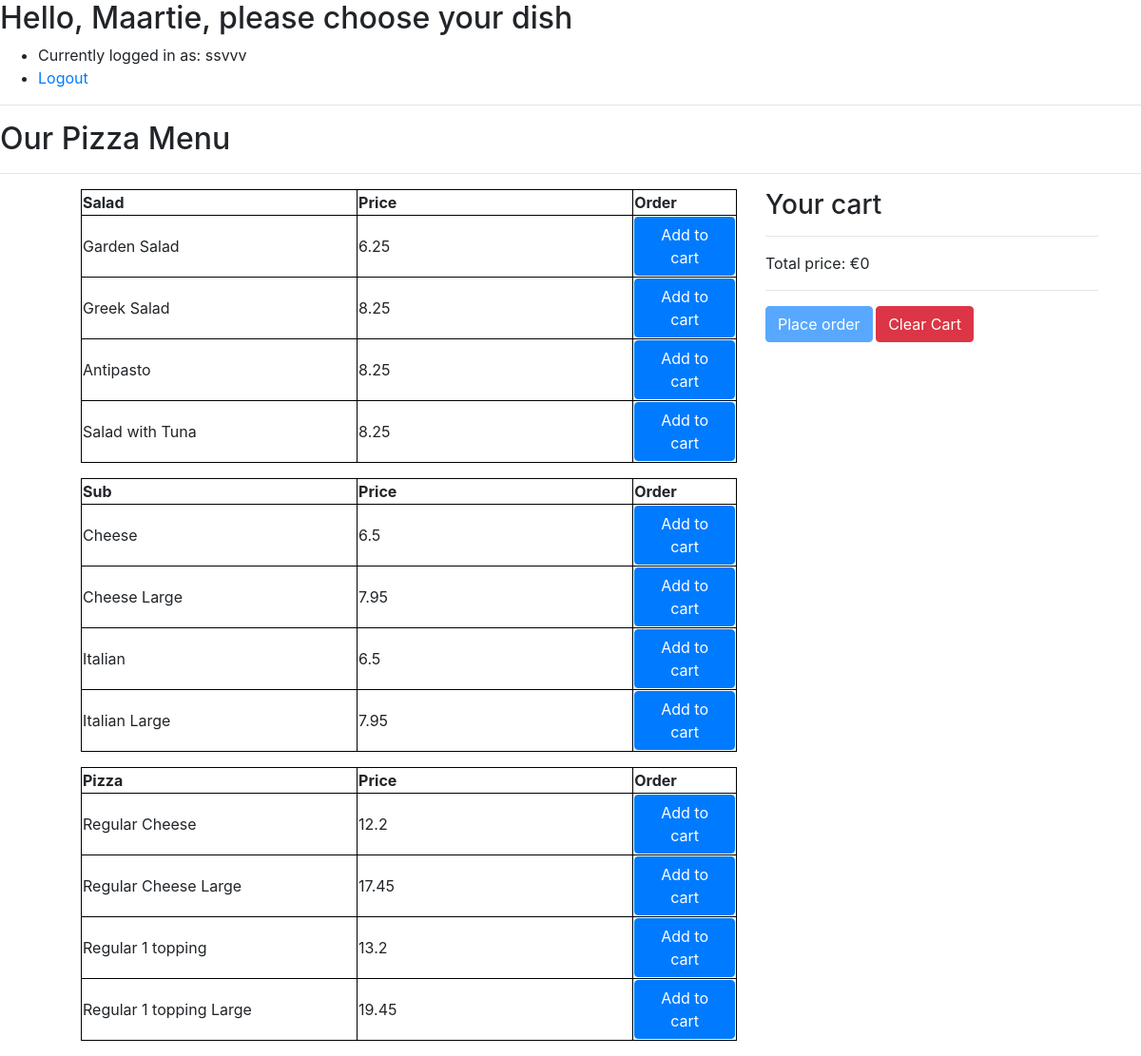
The app's page / (signed in), older data.
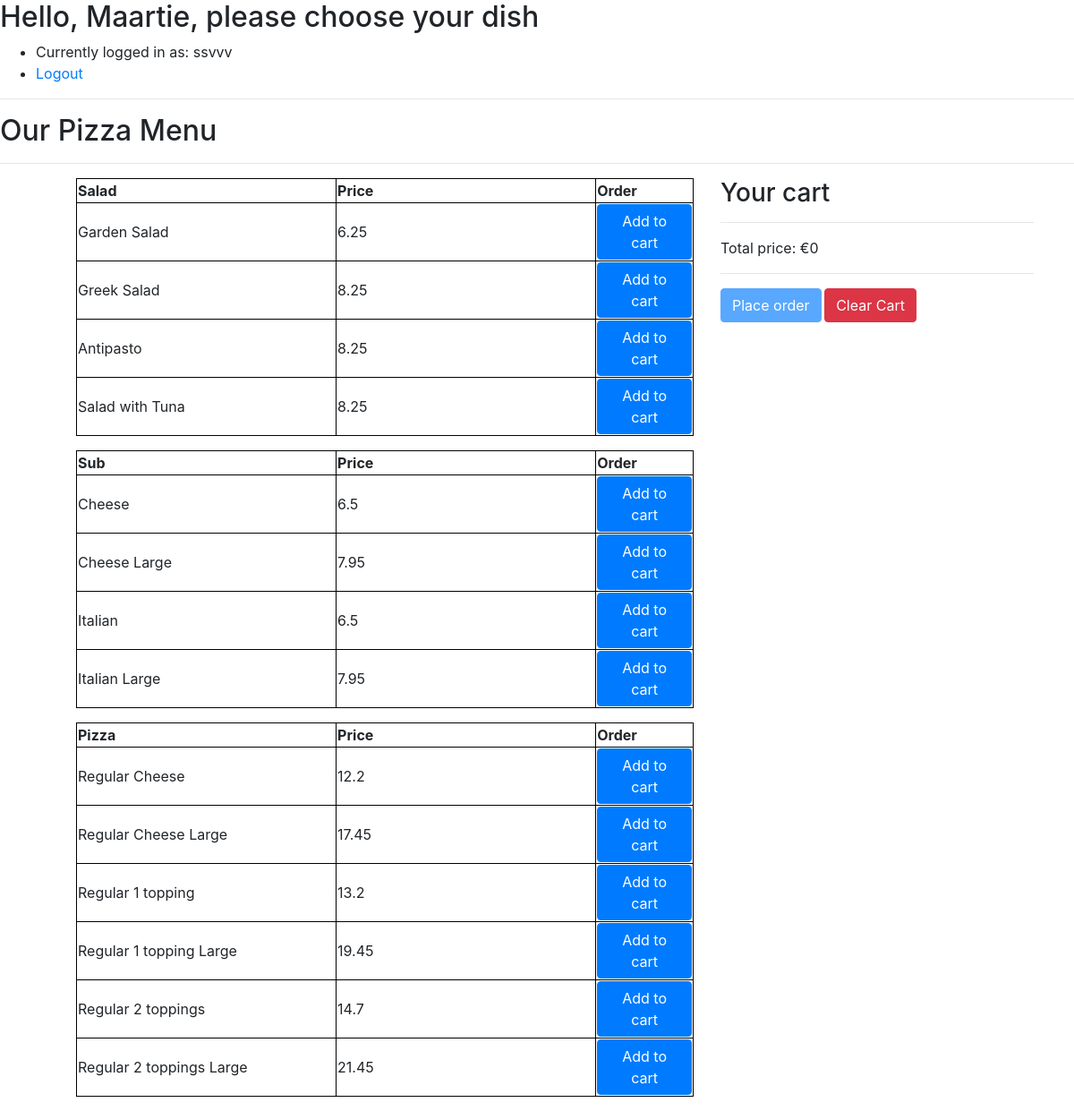
The same page, newer data.
### orders/models.py (models this page shows, shortened)
class Salads(models.Model):
    description = models.CharField(max_length=100)
    price = models.FloatField()

class Subs (models.Model):
    description = models.CharField(max_length=100)
    SUB_SIZES = (
        ('S', 'Small'),
        ('L', 'Large'),
    )
    size = models.CharField(max_length=1, choices=SUB_SIZES, default="S")
    price = models.FloatField(default=6.50)
    extras = models.ManyToManyField(SubExtra)

class Pizza(models.Model):
    description = models.CharField(max_length=100)
    PIZZA_SIZES = (
        ('S', 'Small'),
        ('L', 'Large'),
    )
    PIZZA_TYPES = (
        ('R', 'Regular'),
        ('S', 'Sicilian'),
    )
    PIZZA_TOPPINGS = (
        (0, 0),
        (1, 1),
        (2, 2),
    )
    size = models.CharField(max_length=1, choices=PIZZA_SIZES, default="S")
    pizza_type = models.CharField(max_length=1, choices=PIZZA_TYPES, default="R")
    pizza_toppings = models.IntegerField(choices=PIZZA_TOPPINGS, default=0)
    price = models.FloatField()
    toppings = models.ManyToManyField(Toppings)

### orders/views.py (the view)
# urls.py: path("", views.index, name="index"),
def index(request):
    if not request.user.is_authenticated:
        return render(request, "orders/login.html", {"message": None})
    context = {
        "user": request.user,
        "salads": Salads.objects.all(),
        "subs": Subs.objects.all(),
        "subextra":SubExtra.objects.all(),
        "pizzas":Pizza.objects.all(),
        "toppings":Toppings.objects.all(),
    }
    return render(request, "orders/menu.html", context)

### orders/templates/orders/menu.html (shortened to what this page needs)
{% extends "orders/base.html" %}
{% block body %}
<h2>Hello, {{ user.first_name }}, please choose your dish</h2>
<ul>
    <li>Currently logged in as: {{ user.username }}</li>
    <li><a href="{% url 'logout' %}">Logout</a></li>
</ul>
<hr>
<h2 id="page-header">Our Pizza Menu</h2>
<hr>
<div class="container">
    <div class="row">
        <div class="menu col-lg-8 col-md-12">
            <ul>
                <table style="width:100%">
                <div class ="row">
                    <tr>
                        <th>Salad</th>
                        <th>Price</th>
                        <th>Order</th>
                    </tr>
                    {% for salad in salads %}
                    <tr>
                        <td width="40%">{{ salad.description }}</td>
                        <td width="40%"> {{ salad.price }}</td>
                        <td width="15%"><a href="#" data-name="{{ salad.description }}" data-price="{{ salad.price }}" class="add-to-cart btn btn-primary" onclick="sendToCart(this)">Add to cart</a></td>
                    </tr>
                    {% empty %}
                        <th>No Salads</th>
                        <th>No Salads</th>
                        <th>No Salads</th>
                    {% endfor %}
                </div>
                </table>
            </ul>
            <ul>
                <table style="width:100%">
                    <tr>
                        <th>Sub</th>
                        <th>Price</th>
                        <th>Order</th>
                    </tr>
                    {% for sub in subs %}
                    <tr>
                        <td width="40%">{{ sub.description }}</td>
                        <td width="40%">{{ sub.price }}</td>
                        <td width="15%"><a href="#" data-name="{{ sub.description }}" data-price="{{ sub.price }}" class="btn btn-primary" onclick="myFunction(this)" data-toggle="modal" data-target="#modal-extra">Add to cart</a></td>
                    </tr>
                    {% empty %}
                        <th>No Sub</th>
                        <th>No Sub</th>
                        {% comment %} <th>No Sub</th> {% endcomment %}
                        <th>No Sub</th>
                    {% endfor %}
                </table>
            </ul>
            <ul>
                <table style="width:100%">
                    <tr>
                        <th>Pizza</th>
                        <th>Price</th>
                        <th>Order</th>
                    </tr>
                    {% for pizza in pizzas %}
                    <tr>
                        <td width="40%">{{ pizza.description }}</td>
                        <td width="40%">{{ pizza.price }}</td>
                        <td width="15%"><a href="" data-description="{{ pizza.description }}" data-price="{{ pizza.price }}" data-amount={{ pizza.pizza_toppings }} data-toggle="modal" data-target="#modal-pizza" class="btn btn-primary" onclick="addPizzaToppings(this)">Add to cart</a></td>
                    </tr>
                    {% empty %}
                        <th>No Pizza</th>
                        <th>No Pizza</th>
                        <th>No Pizza</th>
                    {% endfor %}
                </table>
            </ul>
        </div>
        <div class="shopping-cart col-lg-4">
            <h3>Your cart</h3>
            <hr>
            <div>Total price: €<span class="total-cart" id="shopping-cart-total">0</span></div>
            <hr>
            <button type="button" class="btn btn-primary" id="placeOrder1" data-toggle="modal" data-target="#cart" disabled>Place order</button><small>      </small>
            <button class="clear-cart btn btn-danger" onclick="clearCart()">Clear Cart</button>
        </div>
    </div>
</div>
{% endblock %}

### orders/templates/orders/base.html (shortened to what this page needs)
    {% load static %}
<!DOCTYPE html>
<html>
    <head>
    <link rel="stylesheet" href="https://stackpath.bootstrapcdn.com/bootstrap/4.3.1/css/bootstrap.min.css">
    <link rel="stylesheet" href="{% static 'orders/styles.css' %}"/>
    </head>
    <body>
        {% block body %}
        {% endblock %}
    </body>
</html>

### orders/static/orders/styles.css (style rules this page uses)
table, th, td { border: 1px solid black; }
button { margin:auto; display:block; }

Row changes from the older to the newer data that the page shows:
added Pizza: description "Regular 2 toppings", price "14.7"
added Pizza: description "Regular 2 toppings Large", price "21.45"
